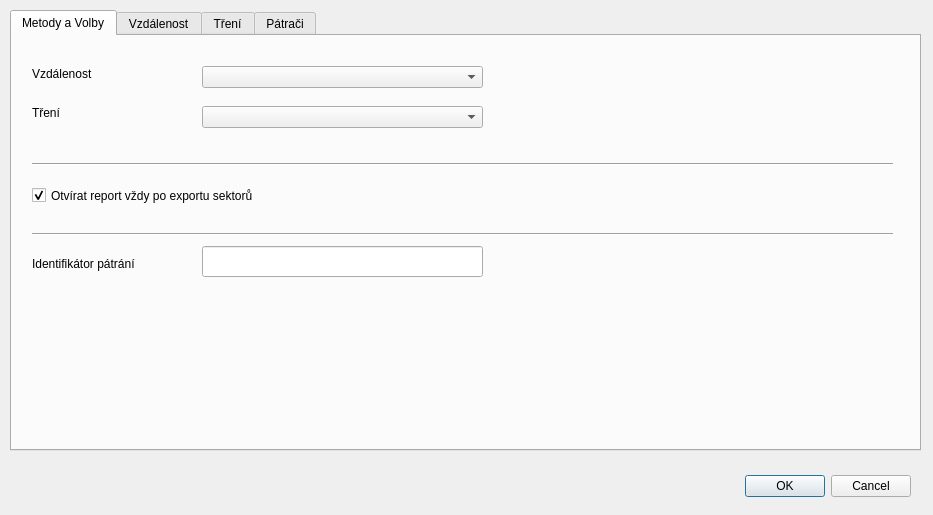
<?xml version="1.0" encoding="UTF-8"?>
<ui version="4.0">
 <class>Dialog</class>
 <widget class="QDialog" name="Dialog">
  <property name="geometry">
   <rect>
    <x>0</x>
    <y>0</y>
    <width>933</width>
    <height>515</height>
   </rect>
  </property>
  <property name="windowTitle">
   <string>Nastavení</string>
  </property>
  <widget class="QDialogButtonBox" name="buttonBox">
   <property name="geometry">
    <rect>
     <x>570</x>
     <y>470</y>
     <width>341</width>
     <height>32</height>
    </rect>
   </property>
   <property name="orientation">
    <enum>Qt::Horizontal</enum>
   </property>
   <property name="standardButtons">
    <set>QDialogButtonBox::Cancel|QDialogButtonBox::Ok</set>
   </property>
  </widget>
  <widget class="QTabWidget" name="tabWidget">
   <property name="geometry">
    <rect>
     <x>10</x>
     <y>10</y>
     <width>911</width>
     <height>441</height>
    </rect>
   </property>
   <property name="currentIndex">
    <number>0</number>
   </property>
   <widget class="QWidget" name="tab">
    <attribute name="title">
     <string>Metody a Volby</string>
    </attribute>
    <widget class="QComboBox" name="comboBoxDistance">
     <property name="geometry">
      <rect>
       <x>190</x>
       <y>30</y>
       <width>281</width>
       <height>22</height>
      </rect>
     </property>
    </widget>
    <widget class="QLabel" name="labelDistance">
     <property name="geometry">
      <rect>
       <x>20</x>
       <y>30</y>
       <width>121</width>
       <height>16</height>
      </rect>
     </property>
     <property name="text">
      <string>Vzdálenost</string>
     </property>
    </widget>
    <widget class="QLabel" name="labelFriction">
     <property name="geometry">
      <rect>
       <x>20</x>
       <y>70</y>
       <width>58</width>
       <height>14</height>
      </rect>
     </property>
     <property name="text">
      <string>Tření</string>
     </property>
    </widget>
    <widget class="QComboBox" name="comboBoxFriction">
     <property name="geometry">
      <rect>
       <x>190</x>
       <y>70</y>
       <width>281</width>
       <height>22</height>
      </rect>
     </property>
    </widget>
    <widget class="QCheckBox" name="checkBoxReport">
     <property name="geometry">
      <rect>
       <x>20</x>
       <y>150</y>
       <width>381</width>
       <height>19</height>
      </rect>
     </property>
     <property name="text">
      <string>Otvírat report vždy po exportu sektorů</string>
     </property>
     <property name="checked">
      <bool>true</bool>
     </property>
    </widget>
    <widget class="Line" name="line">
     <property name="geometry">
      <rect>
       <x>20</x>
       <y>120</y>
       <width>861</width>
       <height>16</height>
      </rect>
     </property>
     <property name="orientation">
      <enum>Qt::Horizontal</enum>
     </property>
    </widget>
    <widget class="Line" name="line_2">
     <property name="geometry">
      <rect>
       <x>20</x>
       <y>190</y>
       <width>861</width>
       <height>16</height>
      </rect>
     </property>
     <property name="orientation">
      <enum>Qt::Horizontal</enum>
     </property>
    </widget>
    <widget class="QLabel" name="labelSearchID">
     <property name="geometry">
      <rect>
       <x>20</x>
       <y>220</y>
       <width>181</width>
       <height>16</height>
      </rect>
     </property>
     <property name="text">
      <string>Identifikátor pátrání</string>
     </property>
    </widget>
    <widget class="QLineEdit" name="lineEditSearchID">
     <property name="geometry">
      <rect>
       <x>190</x>
       <y>210</y>
       <width>281</width>
       <height>31</height>
      </rect>
     </property>
    </widget>
   </widget>
   <widget class="QWidget" name="tab_3">
    <attribute name="title">
     <string>Vzdálenost</string>
    </attribute>
    <widget class="QTabWidget" name="tabWidget_2">
     <property name="geometry">
      <rect>
       <x>20</x>
       <y>20</y>
       <width>881</width>
       <height>381</height>
      </rect>
     </property>
     <property name="currentIndex">
      <number>0</number>
     </property>
     <widget class="QWidget" name="tab_LSOM">
      <attribute name="title">
       <string>LSOM</string>
      </attribute>
      <widget class="QTableWidget" name="tableWidgetDistancesLSOM">
       <property name="enabled">
        <bool>true</bool>
       </property>
       <property name="geometry">
        <rect>
         <x>10</x>
         <y>10</y>
         <width>851</width>
         <height>371</height>
        </rect>
       </property>
       <property name="rowCount">
        <number>10</number>
       </property>
       <property name="columnCount">
        <number>9</number>
       </property>
       <attribute name="horizontalHeaderDefaultSectionSize">
        <number>75</number>
       </attribute>
       <row/>
       <row/>
       <row/>
       <row/>
       <row/>
       <row/>
       <row/>
       <row/>
       <row/>
       <row/>
       <column/>
       <column/>
       <column/>
       <column/>
       <column/>
       <column/>
       <column/>
       <column/>
       <column/>
      </widget>
     </widget>
     <widget class="QWidget" name="tab_Hill">
      <attribute name="title">
       <string>Hill</string>
      </attribute>
      <widget class="QTableWidget" name="tableWidgetDistancesHill">
       <property name="geometry">
        <rect>
         <x>10</x>
         <y>10</y>
         <width>851</width>
         <height>371</height>
        </rect>
       </property>
       <property name="rowCount">
        <number>10</number>
       </property>
       <property name="columnCount">
        <number>9</number>
       </property>
       <attribute name="horizontalHeaderDefaultSectionSize">
        <number>75</number>
       </attribute>
       <row/>
       <row/>
       <row/>
       <row/>
       <row/>
       <row/>
       <row/>
       <row/>
       <row/>
       <row/>
       <column/>
       <column/>
       <column/>
       <column/>
       <column/>
       <column/>
       <column/>
       <column/>
       <column/>
      </widget>
     </widget>
     <widget class="QWidget" name="tab_UK">
      <attribute name="title">
       <string>UK</string>
      </attribute>
      <widget class="QTableWidget" name="tableWidgetDistancesUK">
       <property name="geometry">
        <rect>
         <x>10</x>
         <y>10</y>
         <width>851</width>
         <height>371</height>
        </rect>
       </property>
       <property name="rowCount">
        <number>10</number>
       </property>
       <property name="columnCount">
        <number>9</number>
       </property>
       <attribute name="horizontalHeaderDefaultSectionSize">
        <number>75</number>
       </attribute>
       <row/>
       <row/>
       <row/>
       <row/>
       <row/>
       <row/>
       <row/>
       <row/>
       <row/>
       <row/>
       <column/>
       <column/>
       <column/>
       <column/>
       <column/>
       <column/>
       <column/>
       <column/>
       <column/>
      </widget>
     </widget>
     <widget class="QWidget" name="tab_Vzdalenost_PCR">
      <attribute name="title">
       <string>Vlastní</string>
      </attribute>
      <widget class="QTableWidget" name="tableWidgetDistancesUser">
       <property name="geometry">
        <rect>
         <x>10</x>
         <y>10</y>
         <width>851</width>
         <height>371</height>
        </rect>
       </property>
       <property name="rowCount">
        <number>10</number>
       </property>
       <property name="columnCount">
        <number>9</number>
       </property>
       <attribute name="horizontalHeaderDefaultSectionSize">
        <number>75</number>
       </attribute>
       <row/>
       <row/>
       <row/>
       <row/>
       <row/>
       <row/>
       <row/>
       <row/>
       <row/>
       <row/>
       <column/>
       <column/>
       <column/>
       <column/>
       <column/>
       <column/>
       <column/>
       <column/>
       <column/>
      </widget>
     </widget>
    </widget>
   </widget>
   <widget class="QWidget" name="tab_Friction">
    <attribute name="title">
     <string>Tření</string>
    </attribute>
   </widget>
   <widget class="QWidget" name="tab_Units">
    <attribute name="title">
     <string>Pátrači</string>
    </attribute>
    <widget class="QTableWidget" name="tableWidgetUnits">
     <property name="geometry">
      <rect>
       <x>20</x>
       <y>10</y>
       <width>871</width>
       <height>381</height>
      </rect>
     </property>
     <property name="rowCount">
      <number>7</number>
     </property>
     <property name="columnCount">
      <number>2</number>
     </property>
     <row/>
     <row/>
     <row/>
     <row/>
     <row/>
     <row/>
     <row/>
     <column/>
     <column/>
    </widget>
   </widget>
  </widget>
 </widget>
 <resources/>
 <connections>
  <connection>
   <sender>buttonBox</sender>
   <signal>accepted()</signal>
   <receiver>Dialog</receiver>
   <slot>accept()</slot>
   <hints>
    <hint type="sourcelabel">
     <x>248</x>
     <y>254</y>
    </hint>
    <hint type="destinationlabel">
     <x>157</x>
     <y>274</y>
    </hint>
   </hints>
  </connection>
  <connection>
   <sender>buttonBox</sender>
   <signal>rejected()</signal>
   <receiver>Dialog</receiver>
   <slot>reject()</slot>
   <hints>
    <hint type="sourcelabel">
     <x>316</x>
     <y>260</y>
    </hint>
    <hint type="destinationlabel">
     <x>286</x>
     <y>274</y>
    </hint>
   </hints>
  </connection>
 </connections>
</ui>
